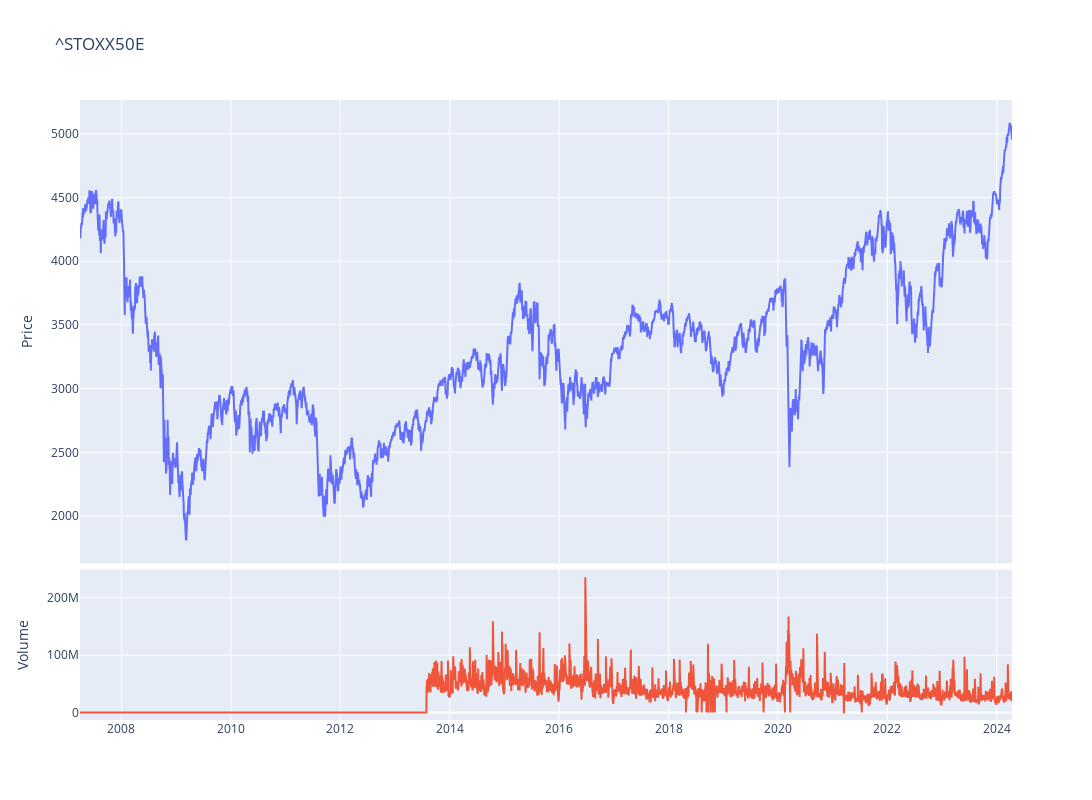

Notebook code for this chart:
### Code cell
fig = make_subplots(rows=4, cols=1,shared_xaxes=True,vertical_spacing=0.01,specs=[[{'rowspan':3,'colspan':1}],[None],[None],[{'rowspan':1,'colspan':1}]])

# Graph (1,1)
fig.add_trace(go.Scatter(x=stock_ticker.index,y=stock_ticker['Adj Close'],mode="lines",name=f"{ticker}"),row=1, col=1)
# Update xaxis properties
fig.update_yaxes(title_text="Price", row=1, col=1)

# Graph (4,1)
fig.add_trace(go.Scatter(x=stock_ticker.index,y=stock_ticker['Volume'],mode="lines",name='Volume'),row=4, col=1)
fig.update_yaxes(title_text="Volume", row=4, col=1)

fig.update_layout(height=800, width=1300,showlegend=False,title=f"{ticker}")

fig.show()

### Figure 1 — Plotly figure (JSON) as saved in the notebook; plotly's stock layout.template omitted (floating-point values rounded to 4 significant figures; data arrays with more than 128 entries replaced by an {"elided": "..."} marker saying what was removed)
{"data": [{"mode": "lines", "name": "^STOXX50E", "type": "scatter", "x": {"elided": "4273 str values"}, "xaxis": "x", "y": {"elided": "4273 float values"}, "yaxis": "y"}, {"mode": "lines", "name": "Volume", "type": "scatter", "x": {"elided": "4273 str values"}, "xaxis": "x2", "y": {"elided": "4273 int values"}, "yaxis": "y2"}], "layout": {"height": 800, "showlegend": false, "title": {"text": "^STOXX50E"}, "width": 1300, "xaxis": {"anchor": "y", "domain": [0, 1], "matches": "x2", "showticklabels": false}, "xaxis2": {"anchor": "y2", "domain": [0, 1]}, "yaxis": {"anchor": "x", "domain": [0.2525, 1], "title": {"text": "Price"}}, "yaxis2": {"anchor": "x2", "domain": [0, 0.2425], "title": {"text": "Volume"}}}}
